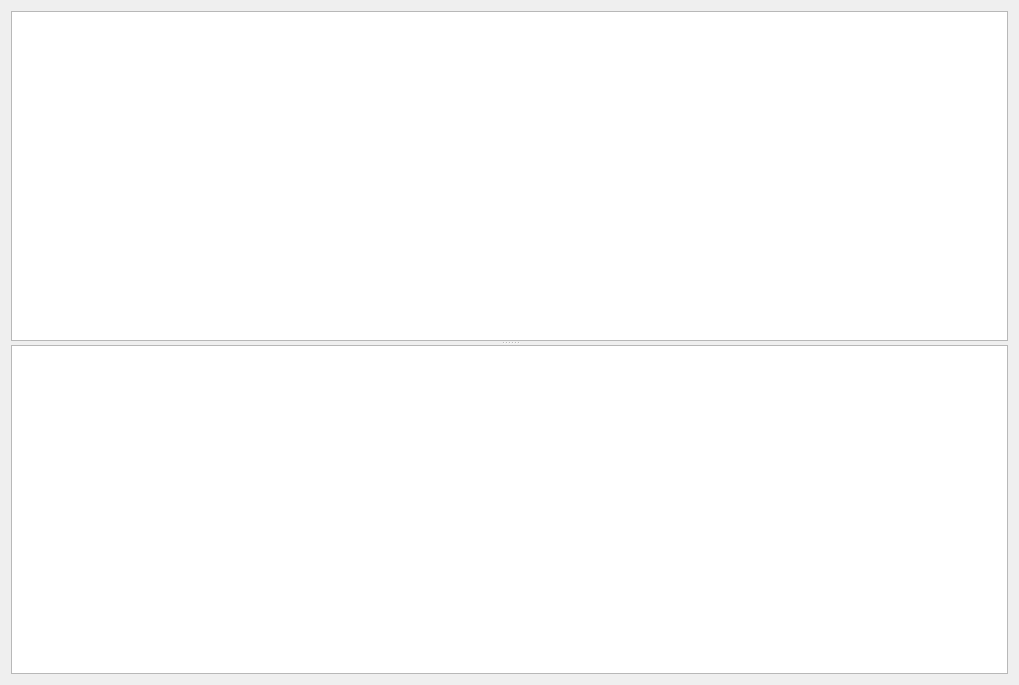
<?xml version="1.0" encoding="UTF-8"?>
<ui version="4.0">
 <class>DataTab</class>
 <widget class="QWidget" name="DataTab">
  <property name="geometry">
   <rect>
    <x>0</x>
    <y>0</y>
    <width>1019</width>
    <height>685</height>
   </rect>
  </property>
  <property name="windowTitle">
   <string>Form</string>
  </property>
  <layout class="QVBoxLayout" name="verticalLayout">
   <item>
    <widget class="QSplitter" name="splitter">
     <property name="orientation">
      <enum>Qt::Vertical</enum>
     </property>
     <widget class="QTableView" name="dataTableView"/>
     <widget class="QTableView" name="statisticsTableView"/>
    </widget>
   </item>
  </layout>
 </widget>
 <resources/>
 <connections/>
</ui>
